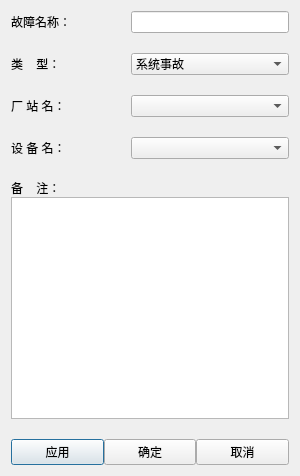
<?xml version="1.0" encoding="UTF-8"?>
<ui version="4.0">
 <class>CFaultAddTable</class>
 <widget class="QDialog" name="CFaultAddTable">
  <property name="geometry">
   <rect>
    <x>0</x>
    <y>0</y>
    <width>300</width>
    <height>476</height>
   </rect>
  </property>
  <property name="windowTitle">
   <string>添加故障</string>
  </property>
  <property name="styleSheet">
   <string notr="true">font: 14pt &quot;宋体&quot;;</string>
  </property>
  <layout class="QGridLayout" name="gridLayout">
   <property name="verticalSpacing">
    <number>20</number>
   </property>
   <item row="0" column="0">
    <layout class="QHBoxLayout" name="horizontalLayout">
     <item>
      <widget class="QLabel" name="label">
       <property name="minimumSize">
        <size>
         <width>120</width>
         <height>0</height>
        </size>
       </property>
       <property name="maximumSize">
        <size>
         <width>120</width>
         <height>16777215</height>
        </size>
       </property>
       <property name="styleSheet">
        <string notr="true">font: 12pt &quot;宋体&quot;;</string>
       </property>
       <property name="text">
        <string>故障名称：</string>
       </property>
      </widget>
     </item>
     <item>
      <widget class="QLineEdit" name="editName"/>
     </item>
    </layout>
   </item>
   <item row="1" column="0">
    <layout class="QHBoxLayout" name="horizontalLayout_2">
     <item>
      <widget class="QLabel" name="label_2">
       <property name="minimumSize">
        <size>
         <width>120</width>
         <height>0</height>
        </size>
       </property>
       <property name="maximumSize">
        <size>
         <width>120</width>
         <height>16777215</height>
        </size>
       </property>
       <property name="styleSheet">
        <string notr="true">font: 12pt &quot;宋体&quot;;</string>
       </property>
       <property name="text">
        <string>类    型：</string>
       </property>
      </widget>
     </item>
     <item>
      <widget class="QComboBox" name="editType">
       <item>
        <property name="text">
         <string>系统事故</string>
        </property>
       </item>
       <item>
        <property name="text">
         <string>线路设备事故</string>
        </property>
       </item>
       <item>
        <property name="text">
         <string>主变设备事故</string>
        </property>
       </item>
       <item>
        <property name="text">
         <string>机组设备事故</string>
        </property>
       </item>
       <item>
        <property name="text">
         <string>厂用电事故</string>
        </property>
       </item>
       <item>
        <property name="text">
         <string>直流事故</string>
        </property>
       </item>
       <item>
        <property name="text">
         <string>公用设备事故</string>
        </property>
       </item>
       <item>
        <property name="text">
         <string>机械设备事故</string>
        </property>
       </item>
       <item>
        <property name="text">
         <string>其他设备事故</string>
        </property>
       </item>
      </widget>
     </item>
    </layout>
   </item>
   <item row="2" column="0">
    <layout class="QHBoxLayout" name="horizontalLayout_3">
     <item>
      <widget class="QLabel" name="label_3">
       <property name="minimumSize">
        <size>
         <width>120</width>
         <height>0</height>
        </size>
       </property>
       <property name="maximumSize">
        <size>
         <width>120</width>
         <height>16777215</height>
        </size>
       </property>
       <property name="styleSheet">
        <string notr="true">font: 12pt &quot;宋体&quot;;</string>
       </property>
       <property name="text">
        <string>厂 站 名：</string>
       </property>
      </widget>
     </item>
     <item>
      <widget class="QComboBox" name="editStation"/>
     </item>
    </layout>
   </item>
   <item row="3" column="0">
    <layout class="QHBoxLayout" name="horizontalLayout_4">
     <item>
      <widget class="QLabel" name="label_4">
       <property name="minimumSize">
        <size>
         <width>120</width>
         <height>0</height>
        </size>
       </property>
       <property name="maximumSize">
        <size>
         <width>120</width>
         <height>16777215</height>
        </size>
       </property>
       <property name="styleSheet">
        <string notr="true">font: 12pt &quot;宋体&quot;;</string>
       </property>
       <property name="text">
        <string>设 备 名：</string>
       </property>
      </widget>
     </item>
     <item>
      <widget class="QComboBox" name="editDev"/>
     </item>
    </layout>
   </item>
   <item row="4" column="0">
    <layout class="QVBoxLayout" name="verticalLayout">
     <item>
      <widget class="QLabel" name="label_5">
       <property name="styleSheet">
        <string notr="true">font: 12pt &quot;宋体&quot;;</string>
       </property>
       <property name="text">
        <string>备    注：</string>
       </property>
      </widget>
     </item>
     <item>
      <widget class="QTextEdit" name="editRemark"/>
     </item>
    </layout>
   </item>
   <item row="5" column="0">
    <layout class="QHBoxLayout" name="horizontalLayout_5">
     <item>
      <widget class="QPushButton" name="buttonApply">
       <property name="styleSheet">
        <string notr="true">font: 12pt &quot;宋体&quot;;</string>
       </property>
       <property name="text">
        <string>应用</string>
       </property>
      </widget>
     </item>
     <item>
      <widget class="QPushButton" name="buttonEnter">
       <property name="styleSheet">
        <string notr="true">font: 12pt &quot;宋体&quot;;</string>
       </property>
       <property name="text">
        <string>确定</string>
       </property>
      </widget>
     </item>
     <item>
      <widget class="QPushButton" name="buttonExit">
       <property name="styleSheet">
        <string notr="true">font: 12pt &quot;宋体&quot;;</string>
       </property>
       <property name="text">
        <string>取消</string>
       </property>
      </widget>
     </item>
    </layout>
   </item>
  </layout>
 </widget>
 <tabstops>
  <tabstop>editName</tabstop>
  <tabstop>editRemark</tabstop>
  <tabstop>buttonExit</tabstop>
 </tabstops>
 <resources/>
 <connections>
  <connection>
   <sender>buttonExit</sender>
   <signal>clicked()</signal>
   <receiver>CFaultAddTable</receiver>
   <slot>reject()</slot>
   <hints>
    <hint type="sourcelabel">
     <x>280</x>
     <y>350</y>
    </hint>
    <hint type="destinationlabel">
     <x>174</x>
     <y>194</y>
    </hint>
   </hints>
  </connection>
 </connections>
</ui>
